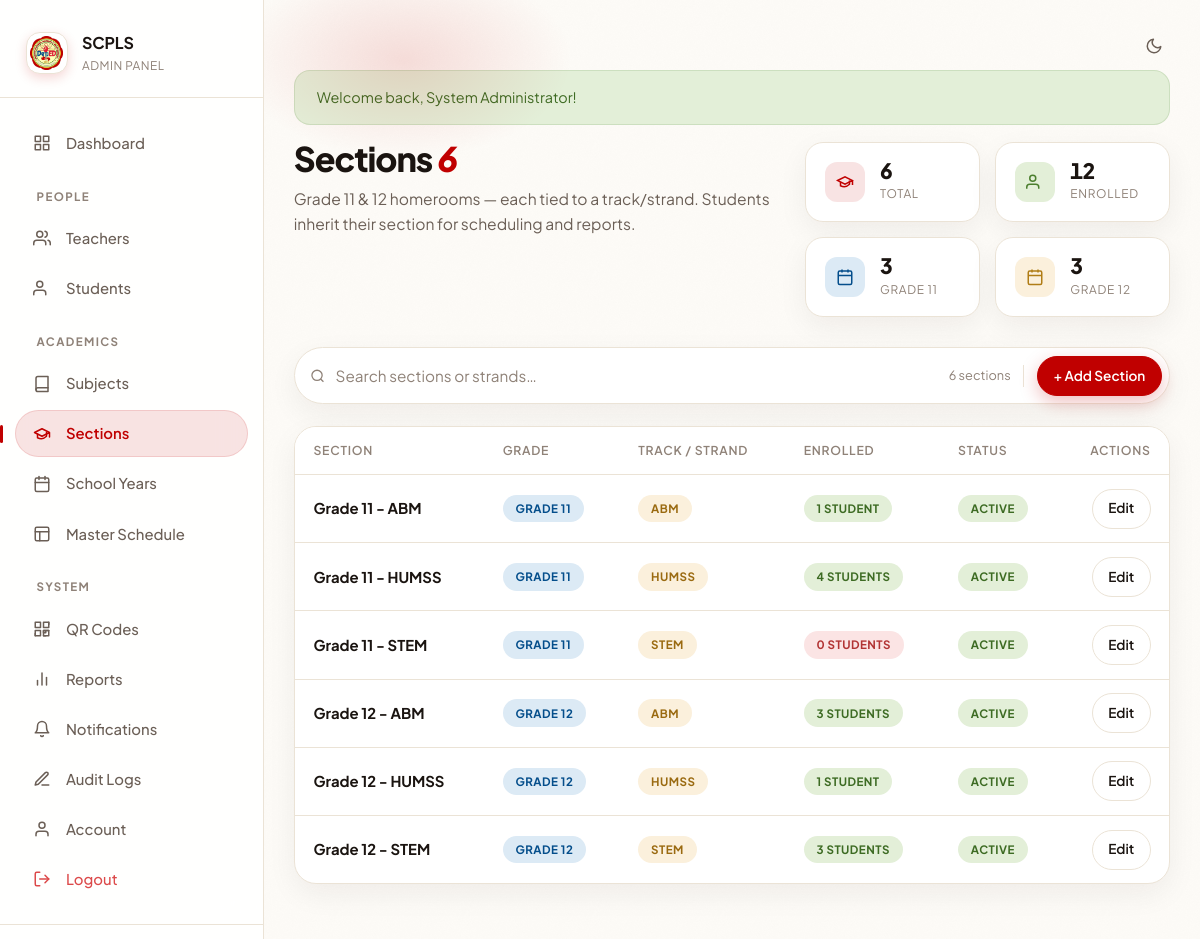
Screenshot of /admin/sections.php (signed in) with the database file from the repository.
### tables this page shows
CREATE TABLE sections (
  id           INT AUTO_INCREMENT PRIMARY KEY,
  name         VARCHAR(100) NOT NULL,
  grade_level  VARCHAR(20)  NOT NULL,
  track_strand VARCHAR(100) DEFAULT NULL,
  status       TINYINT(1)   NOT NULL DEFAULT 1,
  created_at   TIMESTAMP    NOT NULL DEFAULT CURRENT_TIMESTAMP
);

### src/Core/Database.php (called while the page is built, shortened)
<?php
class Database
{
    private static ?Database $instance = null;
    private PDO $pdo;
    private function __construct()
    {
        $config = DB_CONFIG;
        try {
            $port = isset($config['port']) && $config['port'] ? ";port={$config['port']}" : '';
            $dsn = "mysql:host={$config['host']}{$port};dbname={$config['dbname']};charset={$config['charset']}";
            $this->pdo = new PDO($dsn, $config['username'], $config['password'], $config['options']);
            $this->pdo->exec("SET time_zone = " . $this->pdo->quote(date('P')));
        } catch (PDOException $e) {
            error_log('SCPLS DB connection failed: ' . $e->getMessage());
            http_response_code(503);
            if (!headers_sent() && str_contains($_SERVER['SCRIPT_NAME'] ?? '', '/api/')) {
                header('Content-Type: application/json');
                die(json_encode(['success' => false, 'message' => 'Service temporarily unavailable.']));
            }
            die('The system is temporarily unavailable. Please try again in a few minutes.');
        }
    }
    public static function getInstance(): self
    {
        if (self::$instance === null) {
            self::$instance = new self();
        }
        return self::$instance;
    }
    public function getConnection(): PDO
    {
        return $this->pdo;
    }
    public static function connect(): PDO
    {
        return self::getInstance()->getConnection();
    }
}

### src/Helpers/functions.php (called while the page is built, shortened)
<?php
function db(): PDO
{
    return Database::connect();
}
function h(mixed $value): string
{
    return htmlspecialchars((string) $value, ENT_QUOTES, 'UTF-8');
}

### public/admin/sections.php (the view, shortened to what this page needs)
<?php
$action = $_GET['action'] ?? 'list';
$id = (int)($_GET['id'] ?? 0);
$errors = [];
if ($action === 'add' || ($action === 'edit' && $id > 0)) {
    $section = ['name' => '', 'grade_level' => 'Grade 11', 'track_strand' => ''];
    if ($action === 'edit') {
        $stmt = db()->prepare("SELECT * FROM sections WHERE id = ?");
        $stmt->execute([$id]);
        $section = $stmt->fetch();
        if (!$section) { flash('error', 'Section not found.'); redirect('/admin/sections.php'); }
    }
    if (!empty($errors)) {
        $section = [
            'name'         => $_POST['name']         ?? $section['name'],
            'grade_level'  => $_POST['grade_level']  ?? $section['grade_level'],
            'track_strand' => $_POST['track_strand'] ?? $section['track_strand'],
        ];
    }
    $isEdit = $action === 'edit';
    $gradeLevels = ['Grade 11', 'Grade 12'];
    $trackOptions = ['STEM', 'ABM', 'HUMSS', 'GAS', 'TVL', 'Sports', 'Arts & Design'];
?>
    <div class="card form-card">
        <div class="card-header">
            <h3><?= $isEdit ? 'Edit Section' : 'Add Section' ?></h3>
            <a href="/admin/sections.php" class="btn btn-outline btn-sm">Back</a>
        </div>
        <div class="card-body">
            <?php if (!empty($errors)): ?>
                <div class="alert alert-danger fade-in">
                    <strong>Unable to save section:</strong>
                    <ul class="error-list">
                        <?php foreach ($errors as $err): ?><li><?= h($err) ?></li><?php endforeach; ?>
                    </ul>
                </div>
            <?php endif; ?>
            <form method="POST">
                <input type="hidden" name="submit_action" value="<?= $isEdit ? 'edit' : 'add' ?>">
                <?= csrf_field() ?>
                <div class="form-row">
                    <div class="form-group">
                        <label for="name">Section Name</label>
                        <input type="text" id="name" name="name" class="form-control"
                               value="<?= h($section['name']) ?>" required placeholder="e.g. Grade 11 - STEM">
                    </div>
                    <div class="form-group">
                        <label for="grade_level">Grade Level</label>
                        <select id="grade_level" name="grade_level" class="form-control" required>
                            <?php foreach ($gradeLevels as $gl): ?>
                                <option value="<?= $gl ?>" <?= $section['grade_level'] === $gl ? 'selected' : '' ?>><?= $gl ?></option>
                            <?php endforeach; ?>
                        </select>
                    </div>
                    <div class="form-group">
                        <label for="track_strand">Track/Strand</label>
                        <select id="track_strand" name="track_strand" class="form-control">
                            <option value="">-- Select --</option>
                            <?php foreach ($trackOptions as $t): ?>
                                <option value="<?= $t ?>" <?= $section['track_strand'] === $t ? 'selected' : '' ?>><?= $t ?></option>
                            <?php endforeach; ?>
                        </select>
                    </div>
                </div>
                <div class="form-actions">
                    <button type="submit" class="btn btn-primary"><?= $isEdit ? 'Update' : 'Create' ?> Section</button>
                    <a href="/admin/sections.php" class="btn btn-outline">Cancel</a>
                </div>
            </form>
        </div>
    </div>
<?php
} else {
    $search = trim($_GET['search'] ?? '');
    $page = max(1, (int)($_GET['page'] ?? 1));
    $perPage = 20;
    $offset = ($page - 1) * $perPage;
    $where = '';
    $params = [];
    $total = db()->prepare("SELECT COUNT(*) FROM sections $where"); $total->execute($params); $total = $total->fetchColumn();
    $stmt = db()->prepare("SELECT s.*, (SELECT COUNT(*) FROM students WHERE section_id = s.id AND status = 1) as student_count FROM sections s $where ORDER BY s.grade_level, s.name ASC LIMIT ? OFFSET ?");
    $allParams = array_merge($params, [$perPage, $offset]);
    $stmt->execute($allParams);
    $sections = $stmt->fetchAll();
    $totalAll = (int) db()->query("SELECT COUNT(*) FROM sections WHERE status = 1")->fetchColumn();
    $g11 = (int) db()->query("SELECT COUNT(*) FROM sections WHERE grade_level = 'Grade 11' AND status = 1")->fetchColumn();
    $g12 = (int) db()->query("SELECT COUNT(*) FROM sections WHERE grade_level = 'Grade 12' AND status = 1")->fetchColumn();
    $totalEnrolled = (int) db()->query("SELECT COUNT(*) FROM students WHERE status = 1 AND section_id IS NOT NULL")->fetchColumn();
?>
<div class="page-intro">
    <div class="page-intro-main">
        <h1>Sections <em><?= $totalAll ?></em></h1>
        <p>Grade 11 & 12 homerooms — each tied to a track/strand. Students inherit their section for scheduling and reports.</p>
    </div>
    <div class="page-intro-stats">
        <div class="mini-stat"><div class="ms-icon"><svg width="18" height="18" viewBox="0 0 24 24" fill="none" stroke="currentColor" stroke-width="2"><path d="M22 10v6M2 10l10-5 10 5-10 5z"/><path d="M6 12v5c6 3 10 0 12-2v-5"/></svg></div><div><strong><?= $totalAll ?></strong><span>Total</span></div></div>
        <div class="mini-stat"><div class="ms-icon" style="background: var(--success-light); color: var(--success);"><svg width="18" height="18" viewBox="0 0 24 24" fill="none" stroke="currentColor" stroke-width="2"><path d="M17 21v-2a4 4 0 0 0-4-4H5a4 4 0 0 0-4 4v2"/><circle cx="9" cy="7" r="4"/></svg></div><div><strong><?= $totalEnrolled ?></strong><span>Enrolled</span></div></div>
        <div class="mini-stat"><div class="ms-icon" style="background: var(--info-light); color: var(--info);"><svg width="18" height="18" viewBox="0 0 24 24" fill="none" stroke="currentColor" stroke-width="2"><rect x="3" y="4" width="18" height="18" rx="2"/><line x1="16" y1="2" x2="16" y2="6"/><line x1="8" y1="2" x2="8" y2="6"/><line x1="3" y1="10" x2="21" y2="10"/></svg></div><div><strong><?= $g11 ?></strong><span>Grade 11</span></div></div>
        <div class="mini-stat"><div class="ms-icon" style="background: var(--warning-light); color: #B07D16;"><svg width="18" height="18" viewBox="0 0 24 24" fill="none" stroke="currentColor" stroke-width="2"><rect x="3" y="4" width="18" height="18" rx="2"/><line x1="16" y1="2" x2="16" y2="6"/><line x1="8" y1="2" x2="8" y2="6"/><line x1="3" y1="10" x2="21" y2="10"/></svg></div><div><strong><?= $g12 ?></strong><span>Grade 12</span></div></div>
    </div>
</div>
<div class="filter-pillbar">
    <form method="GET" class="fp-search" style="flex:1;">
        <svg width="16" height="16" viewBox="0 0 24 24" fill="none" stroke="currentColor" stroke-width="2"><circle cx="11" cy="11" r="8"/><line x1="21" y1="21" x2="16.65" y2="16.65"/></svg>
        <input type="text" name="search" placeholder="Search sections or strands…" value="<?= h($search) ?>" autocomplete="off">
    </form>
    <div class="fp-actions">
        <span class="text-xs text-muted nowrap"><?= $total ?> section<?= $total===1?'':'s' ?></span>
        <a href="/admin/sections.php?action=add" class="btn btn-primary btn-sm">+ Add Section</a>
    </div>
</div>
<div class="card overflow-hidden">
    <div class="card-body p-0">
        <?php if (empty($sections)): ?>
            <div class="empty-state" style="padding: 3rem 1rem;">
                <div class="empty-icon"><svg width="48" height="48" viewBox="0 0 24 24" fill="none" stroke="currentColor" stroke-width="1.5"><path d="M22 10v6M2 10l10-5 10 5-10 5z"/><path d="M6 12v5c6 3 10 0 12-2v-5"/></svg></div>
                <h3>No sections found</h3>
                <p><?= $search ? 'Try a different search.' : 'Create your first homeroom.' ?></p>
                <?php if (!$search): ?><a href="/admin/sections.php?action=add" class="btn btn-primary btn-sm" style="margin-top:0.75rem;">+ Add Section</a><?php endif; ?>
            </div>
        <?php else: ?>
            <div class="table-responsive">
                <table class="table">
                    <thead><tr><th>Section</th><th>Grade</th><th>Track / Strand</th><th>Enrolled</th><th>Status</th><th style="text-align:right;">Actions</th></tr></thead>
                    <tbody>
                        <?php foreach ($sections as $s): ?>
                            <tr>
                                <td><strong><?= h($s['name']) ?></strong></td>
                                <td><span class="badge badge-info"><?= h($s['grade_level']) ?></span></td>
                                <td><?= h($s['track_strand']) ? '<span class="badge badge-warning">'.h($s['track_strand']).'</span>' : '<span class="text-muted">—</span>' ?></td>
                                <td><span class="badge <?= (int)$s['student_count'] > 0 ? 'badge-success' : 'badge-danger' ?>"><?= (int)$s['student_count'] ?> student<?= (int)$s['student_count']===1?'':'s' ?></span></td>
                                <td><span class="badge <?= $s['status'] ? 'badge-success' : 'badge-danger' ?>"><?= $s['status'] ? 'Active' : 'Inactive' ?></span></td>
                                <td style="text-align:right;"><a href="/admin/sections.php?action=edit&id=<?= $s['id'] ?>" class="btn btn-sm btn-outline">Edit</a></td>
                            </tr>
                        <?php endforeach; ?>
                    </tbody>
                </table>
            </div>
        <?php endif; ?>
    </div>
</div>
<?php
}
include __DIR__ . '/../../includes/layouts/admin-layout.php';
?>

### rows the page displays
sections: name "Grade 11 - ABM", grade_level "GRADE 11", track_strand "ABM", student_count "1", status "ACTIVE"
sections: name "Grade 11 - HUMSS", grade_level "GRADE 11", track_strand "HUMSS", student_count "4", status "ACTIVE"
sections: name "Grade 11 - STEM", grade_level "GRADE 11", track_strand "STEM", student_count "0", status "ACTIVE"
sections: name "Grade 12 - ABM", grade_level "GRADE 12", track_strand "ABM", student_count "3", shows "S", status "ACTIVE"
sections: name "Grade 12 - HUMSS", grade_level "GRADE 12", track_strand "HUMSS", student_count "1", status "ACTIVE"
sections: name "Grade 12 - STEM", grade_level "GRADE 12", track_strand "STEM", student_count "3", status "ACTIVE"

### other values shown
config('short_name') "SCPLS"
$success "Welcome back, System Administrator!"
$totalAll "6"
$totalEnrolled "12"
$g11 "3"
$g12 "3"
$total "6"
